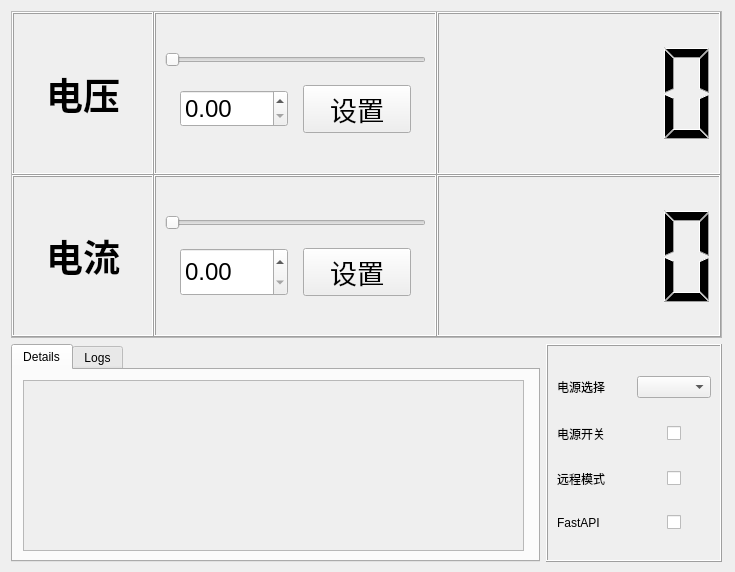
<?xml version="1.0" encoding="UTF-8"?>
<ui version="4.0">
 <class>Form</class>
 <widget class="QWidget" name="Form">
  <property name="geometry">
   <rect>
    <x>0</x>
    <y>0</y>
    <width>735</width>
    <height>572</height>
   </rect>
  </property>
  <property name="windowTitle">
   <string>Form</string>
  </property>
  <widget class="QWidget" name="layoutWidget">
   <property name="geometry">
    <rect>
     <x>11</x>
     <y>11</y>
     <width>711</width>
     <height>551</height>
    </rect>
   </property>
   <layout class="QGridLayout" name="gridLayout_2" rowstretch="3,2" columnstretch="3,1">
    <item row="0" column="0" colspan="2">
     <widget class="QFrame" name="frame">
      <property name="frameShape">
       <enum>QFrame::StyledPanel</enum>
      </property>
      <property name="frameShadow">
       <enum>QFrame::Raised</enum>
      </property>
      <layout class="QGridLayout" name="gridLayout" columnstretch="1,2,2">
       <property name="leftMargin">
        <number>0</number>
       </property>
       <property name="topMargin">
        <number>0</number>
       </property>
       <property name="rightMargin">
        <number>0</number>
       </property>
       <property name="bottomMargin">
        <number>0</number>
       </property>
       <property name="spacing">
        <number>0</number>
       </property>
       <item row="0" column="2">
        <widget class="QLCDNumber" name="lcdNumber">
         <property name="minimumSize">
          <size>
           <width>0</width>
           <height>100</height>
          </size>
         </property>
         <property name="lineWidth">
          <number>1</number>
         </property>
        </widget>
       </item>
       <item row="1" column="2">
        <widget class="QLCDNumber" name="lcdNumber_2">
         <property name="minimumSize">
          <size>
           <width>0</width>
           <height>100</height>
          </size>
         </property>
        </widget>
       </item>
       <item row="1" column="0">
        <widget class="QLabel" name="label_2">
         <property name="font">
          <font>
           <family>Arial</family>
           <pointsize>28</pointsize>
           <weight>75</weight>
           <bold>true</bold>
          </font>
         </property>
         <property name="styleSheet">
          <string notr="true"/>
         </property>
         <property name="frameShape">
          <enum>QFrame::Box</enum>
         </property>
         <property name="frameShadow">
          <enum>QFrame::Raised</enum>
         </property>
         <property name="text">
          <string>电流</string>
         </property>
         <property name="alignment">
          <set>Qt::AlignCenter</set>
         </property>
        </widget>
       </item>
       <item row="0" column="0">
        <widget class="QLabel" name="label">
         <property name="font">
          <font>
           <family>Arial</family>
           <pointsize>28</pointsize>
           <weight>75</weight>
           <bold>true</bold>
          </font>
         </property>
         <property name="styleSheet">
          <string notr="true"/>
         </property>
         <property name="frameShape">
          <enum>QFrame::Box</enum>
         </property>
         <property name="frameShadow">
          <enum>QFrame::Raised</enum>
         </property>
         <property name="text">
          <string>电压</string>
         </property>
         <property name="textFormat">
          <enum>Qt::AutoText</enum>
         </property>
         <property name="alignment">
          <set>Qt::AlignCenter</set>
         </property>
        </widget>
       </item>
       <item row="1" column="1">
        <widget class="QFrame" name="frame_3">
         <property name="frameShape">
          <enum>QFrame::Box</enum>
         </property>
         <property name="frameShadow">
          <enum>QFrame::Raised</enum>
         </property>
         <layout class="QVBoxLayout" name="verticalLayout_4" stretch="0,0">
          <property name="spacing">
           <number>10</number>
          </property>
          <property name="topMargin">
           <number>30</number>
          </property>
          <property name="bottomMargin">
           <number>30</number>
          </property>
          <item>
           <widget class="Slider" name="horizontalSlider_2">
            <property name="styleSheet">
             <string notr="true"/>
            </property>
            <property name="orientation">
             <enum>Qt::Horizontal</enum>
            </property>
           </widget>
          </item>
          <item>
           <layout class="QHBoxLayout" name="horizontalLayout_2" stretch="0,0">
            <property name="spacing">
             <number>15</number>
            </property>
            <property name="sizeConstraint">
             <enum>QLayout::SetDefaultConstraint</enum>
            </property>
            <property name="leftMargin">
             <number>15</number>
            </property>
            <property name="rightMargin">
             <number>15</number>
            </property>
            <item>
             <widget class="CompactDoubleSpinBox" name="doubleSpinBox_2">
              <property name="sizePolicy">
               <sizepolicy hsizetype="Minimum" vsizetype="Minimum">
                <horstretch>0</horstretch>
                <verstretch>0</verstretch>
               </sizepolicy>
              </property>
              <property name="minimumSize">
               <size>
                <width>0</width>
                <height>35</height>
               </size>
              </property>
              <property name="font">
               <font>
                <family>Arial</family>
                <pointsize>18</pointsize>
                <weight>50</weight>
                <bold>false</bold>
                <kerning>true</kerning>
               </font>
              </property>
              <property name="styleSheet">
               <string notr="true"/>
              </property>
             </widget>
            </item>
            <item>
             <widget class="PushButton" name="pushButton_2">
              <property name="minimumSize">
               <size>
                <width>0</width>
                <height>35</height>
               </size>
              </property>
              <property name="font">
               <font>
                <family>Arial</family>
                <pointsize>20</pointsize>
                <weight>50</weight>
                <bold>false</bold>
               </font>
              </property>
              <property name="styleSheet">
               <string notr="true">/*font-family:Microsoft Yahei;
font-size:20pt;
text-align:center;*/</string>
              </property>
              <property name="text">
               <string>设置</string>
              </property>
             </widget>
            </item>
           </layout>
          </item>
         </layout>
        </widget>
       </item>
       <item row="0" column="1">
        <widget class="QFrame" name="frame_2">
         <property name="styleSheet">
          <string notr="true"/>
         </property>
         <property name="frameShape">
          <enum>QFrame::Box</enum>
         </property>
         <property name="frameShadow">
          <enum>QFrame::Raised</enum>
         </property>
         <property name="lineWidth">
          <number>1</number>
         </property>
         <layout class="QVBoxLayout" name="verticalLayout_3" stretch="0,0">
          <property name="spacing">
           <number>10</number>
          </property>
          <property name="topMargin">
           <number>30</number>
          </property>
          <property name="bottomMargin">
           <number>30</number>
          </property>
          <item>
           <widget class="Slider" name="horizontalSlider">
            <property name="styleSheet">
             <string notr="true"/>
            </property>
            <property name="orientation">
             <enum>Qt::Horizontal</enum>
            </property>
           </widget>
          </item>
          <item>
           <layout class="QHBoxLayout" name="horizontalLayout">
            <property name="spacing">
             <number>15</number>
            </property>
            <property name="leftMargin">
             <number>15</number>
            </property>
            <property name="rightMargin">
             <number>15</number>
            </property>
            <item>
             <widget class="CompactDoubleSpinBox" name="doubleSpinBox">
              <property name="font">
               <font>
                <family>Arial</family>
                <pointsize>18</pointsize>
                <weight>50</weight>
                <bold>false</bold>
               </font>
              </property>
              <property name="styleSheet">
               <string notr="true"/>
              </property>
             </widget>
            </item>
            <item>
             <widget class="PushButton" name="pushButton">
              <property name="minimumSize">
               <size>
                <width>0</width>
                <height>35</height>
               </size>
              </property>
              <property name="font">
               <font>
                <family>Arial</family>
                <pointsize>20</pointsize>
                <weight>50</weight>
                <bold>false</bold>
               </font>
              </property>
              <property name="styleSheet">
               <string notr="true"/>
              </property>
              <property name="text">
               <string>设置</string>
              </property>
             </widget>
            </item>
           </layout>
          </item>
         </layout>
        </widget>
       </item>
      </layout>
     </widget>
    </item>
    <item row="1" column="1">
     <widget class="QFrame" name="frame_control_panel">
      <property name="frameShape">
       <enum>QFrame::Box</enum>
      </property>
      <property name="frameShadow">
       <enum>QFrame::Raised</enum>
      </property>
      <layout class="QGridLayout" name="gridLayout_3">
       <item row="1" column="0">
        <widget class="QLabel" name="label_output_mode">
         <property name="text">
          <string>电源开关</string>
         </property>
        </widget>
       </item>
       <item row="3" column="1" alignment="Qt::AlignHCenter">
        <widget class="SwitchButton" name="toggle_fastapi_status">
         <property name="text">
          <string/>
         </property>
        </widget>
       </item>
       <item row="2" column="1" alignment="Qt::AlignHCenter">
        <widget class="SwitchButton" name="toggle_operation_status">
         <property name="text">
          <string/>
         </property>
        </widget>
       </item>
       <item row="1" column="1" alignment="Qt::AlignHCenter">
        <widget class="SwitchButton" name="toggle_output_status">
         <property name="sizePolicy">
          <sizepolicy hsizetype="Expanding" vsizetype="Fixed">
           <horstretch>0</horstretch>
           <verstretch>0</verstretch>
          </sizepolicy>
         </property>
         <property name="text">
          <string/>
         </property>
        </widget>
       </item>
       <item row="2" column="0">
        <widget class="QLabel" name="label_operation_status">
         <property name="text">
          <string>远程模式</string>
         </property>
        </widget>
       </item>
       <item row="3" column="0">
        <widget class="QLabel" name="label_fastapi_status">
         <property name="text">
          <string>FastAPI</string>
         </property>
        </widget>
       </item>
       <item row="0" column="1">
        <widget class="QComboBox" name="comboBox"/>
       </item>
       <item row="0" column="0">
        <widget class="QLabel" name="label_output_mode_2">
         <property name="text">
          <string>电源选择</string>
         </property>
        </widget>
       </item>
      </layout>
     </widget>
    </item>
    <item row="1" column="0">
     <widget class="QTabWidget" name="tabWidget">
      <property name="tabPosition">
       <enum>QTabWidget::North</enum>
      </property>
      <property name="tabShape">
       <enum>QTabWidget::Rounded</enum>
      </property>
      <property name="currentIndex">
       <number>0</number>
      </property>
      <property name="usesScrollButtons">
       <bool>true</bool>
      </property>
      <property name="documentMode">
       <bool>false</bool>
      </property>
      <property name="tabsClosable">
       <bool>false</bool>
      </property>
      <property name="tabBarAutoHide">
       <bool>false</bool>
      </property>
      <widget class="QWidget" name="tab">
       <attribute name="title">
        <string>Details</string>
       </attribute>
       <widget class="ScrollArea" name="scrollArea">
        <property name="geometry">
         <rect>
          <x>10</x>
          <y>10</y>
          <width>501</width>
          <height>171</height>
         </rect>
        </property>
        <property name="widgetResizable">
         <bool>true</bool>
        </property>
        <widget class="QWidget" name="scrollAreaWidgetContents">
         <property name="geometry">
          <rect>
           <x>0</x>
           <y>0</y>
           <width>499</width>
           <height>169</height>
          </rect>
         </property>
        </widget>
       </widget>
      </widget>
      <widget class="QWidget" name="tab_2">
       <attribute name="title">
        <string>Logs</string>
       </attribute>
       <widget class="QTextEdit" name="fastapi_log_text">
        <property name="geometry">
         <rect>
          <x>10</x>
          <y>10</y>
          <width>501</width>
          <height>171</height>
         </rect>
        </property>
        <property name="readOnly">
         <bool>true</bool>
        </property>
       </widget>
      </widget>
     </widget>
    </item>
   </layout>
  </widget>
 </widget>
 <customwidgets>
  <customwidget>
   <class>SwitchButton</class>
   <extends>QCheckBox</extends>
   <header>qfluentwidgets</header>
  </customwidget>
  <customwidget>
   <class>PushButton</class>
   <extends>QPushButton</extends>
   <header>qfluentwidgets</header>
  </customwidget>
  <customwidget>
   <class>Slider</class>
   <extends>QSlider</extends>
   <header>qfluentwidgets</header>
  </customwidget>
  <customwidget>
   <class>CompactDoubleSpinBox</class>
   <extends>QDoubleSpinBox</extends>
   <header>qfluentwidgets</header>
  </customwidget>
  <customwidget>
   <class>ScrollArea</class>
   <extends>QScrollArea</extends>
   <header>qfluentwidgets</header>
   <container>1</container>
  </customwidget>
 </customwidgets>
 <resources/>
 <connections/>
</ui>
